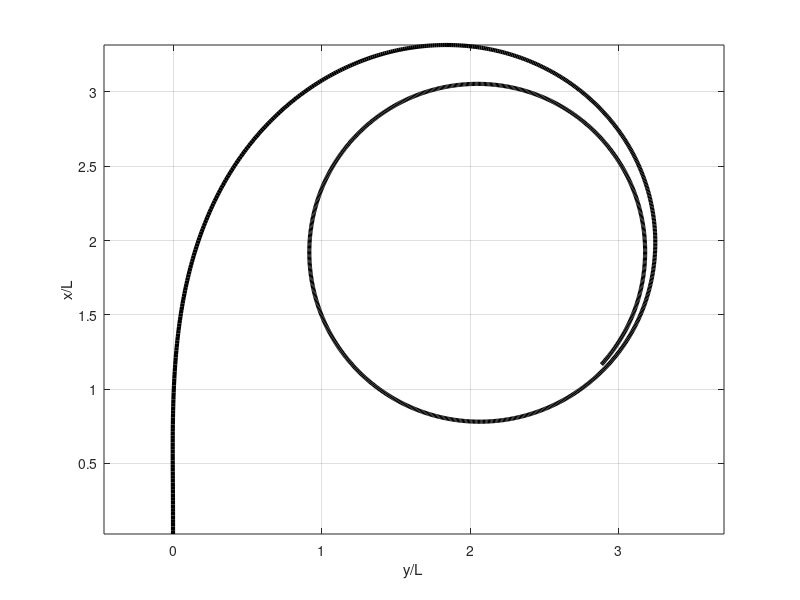

The MATLAB script that drew this image:
clear all

%% Pricipal particulars of a KVLCC2 tanker
Lpp = 320.00;         B = 58;           d = 20.8;
disp = 312600;        xG = 11.2;         Cb = 0.810;
DP = 9.86;        HR = 15.8;        AR = 112.5;

%% Hydrodynamic force coefficient
R0_ndim = 0.022;       Xvv_ndim = -0.040;     Xvr_ndim = 0.002;
Xrr_ndim = 0.011;      Xvvvv_ndim = 0.771;    Yv_ndim = -0.315;
YR_ndim = 0.083;       Yvvv_ndim = -1.607;    Yvvr_ndim = 0.379;
Yvrr_ndim = -0.391;    Yrrr_ndim = 0.008;     Nv_ndim = -0.137;
NR_ndim = -0.049;      Nvvv_ndim = -0.030;    Nvvr_ndim = -0.294;
Nvrr_ndim = 0.055;     Nrrr_ndim = -0.013;
mx_ndim = 0.022;       my_ndim = 0.223;       Jz_ndim = 0.011;
tP = 0.220;        tR = 0.387;        aH = 0.312;
xH_ndim = -0.464;      C1 = 2.0;
C21 = 1.6;                 % beta_P > 0
C22 = 1.1;                 % beta_P < 0
gamma_R1 = 0.640;           % beta_R > 0
gamma_R2 = 0.395;           % beta_R < 0
lR_ndim = -0.710;      epsilon = 1.09;     kappa = 0.50;
f_alpha = 2.747;


%% Other coefficient
k0 = 0.293;       k1 = -0.275;      k2 = -0.139;
wP0 = 0.35;        nP = 1.53;        xP_ndim = -0.48;
rho = 1025;         eta = DP / HR;    xR = -0.5*Lpp;
mass_ndim_coef = 0.5*rho*Lpp^2*d;
moment_ndim_coef = 0.5*rho*Lpp^4*d;
xH = xH_ndim*Lpp;
m = disp*rho;
mx = mx_ndim * mass_ndim_coef;
my = my_ndim * mass_ndim_coef;
Jz = Jz_ndim * moment_ndim_coef;
IzG = (0.25*Lpp)^2*disp*rho;

%% Initialize
u = 7.9732;         vm = 0;             r = 0;
Accel = [0; 0; 0]; % u_dot, vm_dot, r_dot
Velocity = [u; 0; 0]; % u, vm, r
Position = [0; 0; 0]; % x0, y0, psi
u_dot = 0;          vm_dot = 0;         r_dot = 0;
delta = 0;
delta_order = 35*pi/180;

Time_s = 1;
Time_f = 1400;

for i = 1:(Time_f/Time_s)+1
        
    %% Time
    t = i*Time_s;
        
    %% Position, velocity, angular velocity
    u = Velocity(1);        vm = Velocity(2);       r = Velocity(3);
    u_dot = Accel(1);       vm_dot = Accel(2);      r_dot = Accel(3);
    x0 = Position(1);       y0 = Position(2);       psi = Position(3); 
    U = sqrt(u^2 + vm^2);
    v = vm + xG*r;          vm_ndim = vm/U;         r_ndim = r*Lpp/U;
    beta = atan2(-vm,u);
        
    %% Hydrodynamic forces acting on ship hull
    XH_ndim = -R0_ndim + Xvv_ndim*vm_ndim^2 + Xvr_ndim*vm_ndim*r_ndim + Xrr_ndim*r_ndim^2 + Xvvvv_ndim*vm_ndim^4;
    YH_ndim = Yv_ndim*vm_ndim + YR_ndim*r_ndim + Yvvv_ndim*vm_ndim^3 + Yvvr_ndim*vm_ndim^2*r_ndim + Yvrr_ndim*vm_ndim*r_ndim^2 + Yrrr_ndim*r_ndim^3;
    NH_ndim = Nv_ndim*vm_ndim + NR_ndim*r_ndim + Nvvv_ndim*vm_ndim^3 + Nvvr_ndim*vm_ndim^2*r_ndim + Nvrr_ndim*vm_ndim*r_ndim^2 + Nrrr_ndim*r_ndim^3;
    
    XH = 0.5*rho*Lpp*d*U^2*XH_ndim;
    YH = 0.5*rho*Lpp*d*U^2*YH_ndim;
    NH = 0.5*rho*Lpp^2*d*U^2*NH_ndim;
    
    %% Hydrodynamic force due to propeller
    beta_P = beta - xP_ndim*r_ndim;
    if beta_P >= 0
        C2 = C21;
    else
        C2 = C22;
    end
    wP = wP0*exp(-4*beta_P^2);
    JP = u*(1 - wP) / (nP*DP);
    KT = k2*JP^2 + k1*JP + k0;
    T = rho*nP^2*DP^4*KT;
    
    XP = (1 - tP)*T;
    
    %% Hydrodynamic force by steering
    beta_R = beta - lR_ndim*r_ndim;
    if beta_R >= 0
        gamma_R = gamma_R1;
    else
        gamma_R = gamma_R2;
    end
    vR = U*gamma_R*beta_R;
    uR = epsilon*u*(1 - wP) * sqrt(eta*(1 + kappa*(sqrt(1 + (8*KT)/(pi*JP^2)) - 1))^2 + (1 - eta));
    alpha_R = delta - vR / uR;
    UR = sqrt(uR^2 + vR^2);
    FN = 0.5*rho*AR*UR^2*f_alpha*sin(alpha_R);
    
    XR = -(1 - tR)*FN*sin(delta);
    YR = -(1 + aH)*FN*cos(delta);
    NR = -(xR + aH*xH)*FN*cos(delta);
    
    %% Motion equation
    X = XH + XR + XP;
    Y = YH + YR;
    Nm = NH + NR;

    M = [m+mx 0 0; 0 m+my xG*m; 0 xG*m IzG+xG^2*m+Jz];
    C = [0 -(m+my)*r -xG*m*r; (m+mx)*r 0 0; xG*m*r 0 0];
    P = [X; Y; Nm];
    Vel = Velocity;

    Accel = M\(P-C*Vel);
    
    Velocity = Velocity + Accel*Time_s;
    J = [cos(psi) -sin(psi) 0; sin(psi) cos(psi) 0; 0 0 1];
    Position_dot = J * Velocity;
    Position = Position + Position_dot*Time_s;

    %% Heaing controller
    if abs(delta_order - delta) <= 2.32*pi/180*Time_s
        delta = delta_order;
    elseif delta_order - delta > 2.32*pi/180*Time_s
        delta = delta + 2.32*pi/180*Time_s;
    elseif delta_order - delta < -2.32*pi/180*Time_s
        delta = delta - 2.32*pi/180*Time_s;
    end
    
    if delta > 35*pi/180
        delta = 35*pi/180;
    elseif delta < -35*pi/180
        delta = -35*pi/180;
    end
    
    %% 데이터 저장
    Data(i+1, 1) = t;
    Data(i+1, 2:4) = Position';
    Data(i+1, 5:7) = Velocity';
    Data(i+2, 8) = delta;
    Data(i+1, 9) = U;
end

plot(Data(2:end-1,3)/Lpp, Data(2:end-1,2)/Lpp, 'black', 'LineWidth', 3);
axis('equal');
grid on;
axis('equal');
xlabel('y/L');
ylabel('x/L');